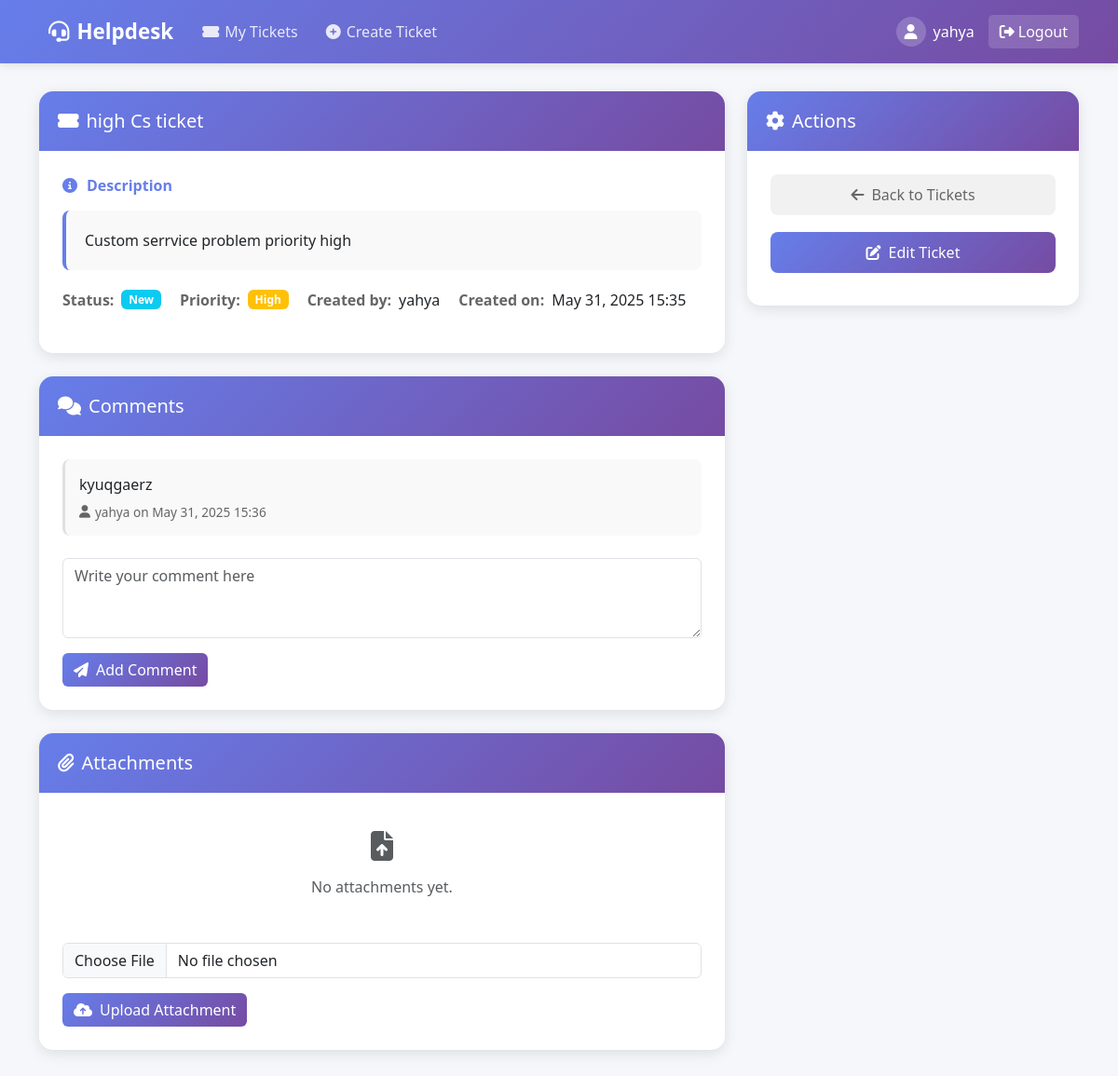
The page /tickets/9/ (signed in) on the database as committed earlier.
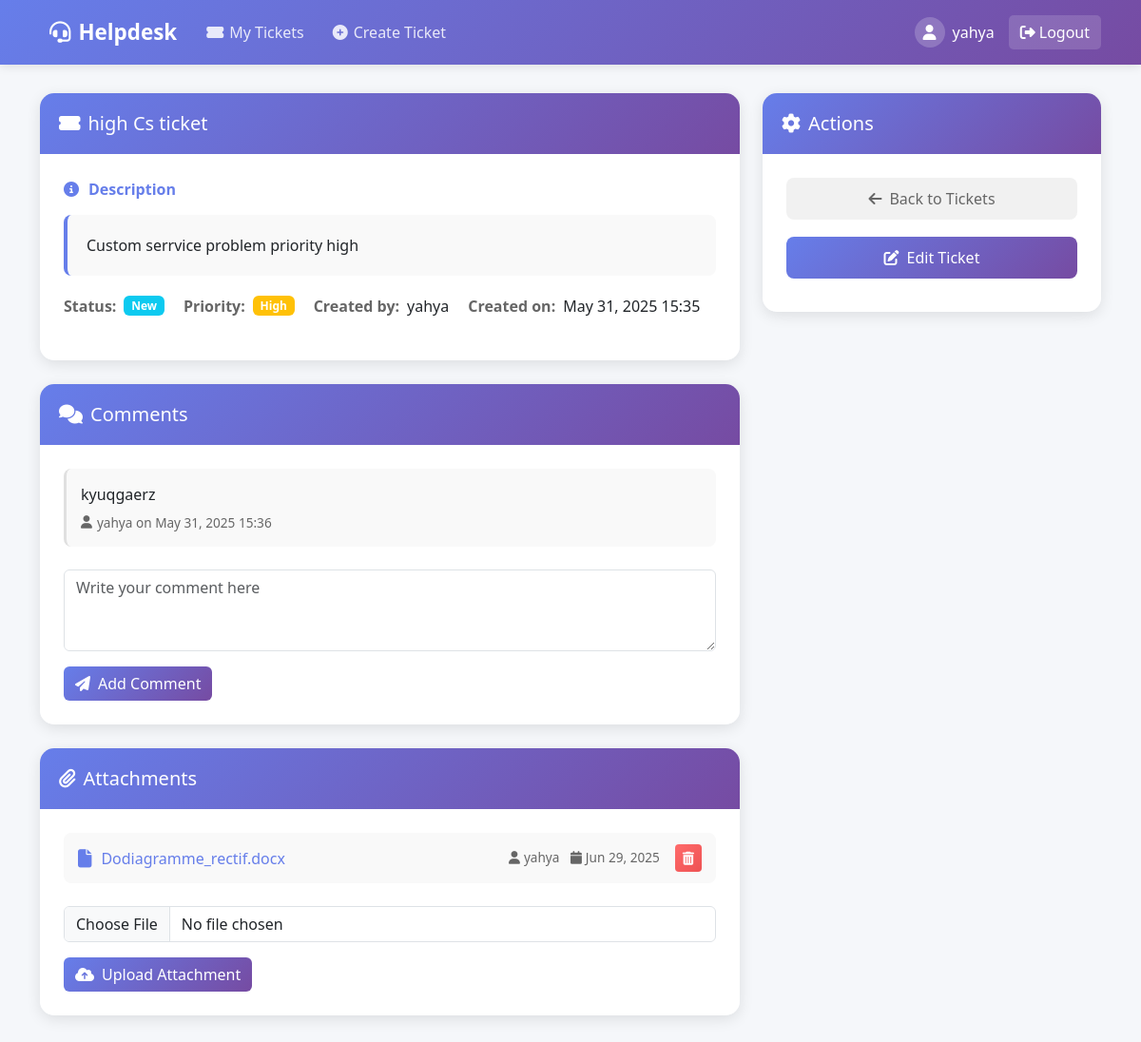
The same page on the database as committed later.
### tickets/models.py (models this page shows, shortened)
class Comment(models.Model):
    ticket = models.ForeignKey(Ticket, on_delete=models.CASCADE, related_name='comments')
    author = models.ForeignKey(User, on_delete=models.CASCADE)
    content = models.TextField()
    created_at = models.DateTimeField(auto_now_add=True)

class Attachment(models.Model):
    ticket = models.ForeignKey(Ticket, on_delete=models.CASCADE, related_name='attachments')
    file = models.FileField(upload_to='ticket_attachments/')
    uploaded_by = models.ForeignKey(User, on_delete=models.CASCADE)
    uploaded_at = models.DateTimeField(auto_now_add=True)

### tickets/views.py (the view, shortened to what this page needs)
# urls.py: path('tickets/<int:pk>/', views.ticket_detail, name='ticket_detail'),
@login_required
def ticket_detail(request, pk):
    ticket = get_object_or_404(Ticket, pk=pk)
    if not (request.user.is_superuser or (request.user.is_staff and request.user.departments.filter(id=ticket.department.id).exists()) or request.user == ticket.created_by):
        messages.error(request, "You don't have permission to view this ticket.")
        return redirect('my_tickets')
    comments = ticket.comments.all().order_by('created_at')
    attachments = ticket.attachments.filter(file__isnull=False).all()  # Only get attachments with valid files
    comment_form = CommentForm()
    attachment_form = AttachmentForm()
    assign_form = None
    if request.user.is_staff and not request.user.is_superuser and request.user.departments.filter(id=ticket.department.id).exists():
        assign_form = AssignTicketForm(instance=ticket, department=ticket.department)
    context = {
        'ticket': ticket,
        'comments': comments,
        'attachments': attachments,
        'comment_form': comment_form,
        'attachment_form': attachment_form,
        'assign_form': assign_form,
    }
    return render(request, 'tickets/ticket_detail.html', context)

### tickets/forms.py
class CommentForm(forms.ModelForm):
    class Meta:
        model = Comment
        fields = ['content']
        widgets = {
            'content': forms.Textarea(attrs={
                'class': 'form-control',
                'rows': 3,
                'placeholder': 'Write your comment here'
            }),
        }

class AttachmentForm(forms.ModelForm):
    file = forms.FileField(
        required=False,
        widget=forms.FileInput(attrs={
            'class': 'form-control',
            'accept': '.pdf,.doc,.docx,.txt,.png,.jpg,.jpeg',
        })
    )
    class Meta:
        model = Attachment
        fields = ['file']

### tickets/templates/tickets/ticket_detail.html (shortened to what the changed rows need)
{% extends 'base.html' %}
{% load ticket_extras %}
{% block content %}
<div class="row">
    <div class="col-md-8">
        <div class="ticket-card">
            <div class="ticket-body">
                {% for comment in comments %}
                <div class="comment-item">
                    <div class="comment-content">{{ comment.content }}</div>
                    <div class="comment-meta">
                        <i class="fas fa-user"></i>
                        {{ comment.author.username }} on {{ comment.created_at|date:"M d, Y H:i" }}
                    </div>
                </div>
                {% empty %}
                <div class="text-center text-muted py-4">
                    <i class="fas fa-comment-slash fa-2x mb-3"></i>
                    <p>No comments yet.</p>
                </div>
                {% endfor %}
            </div>
        </div>
        <div class="ticket-card">
            <div class="ticket-body">
                {% if attachments %}
                <div class="mb-4">
                    {% for attachment in attachments %}
                    <div class="attachment-item">
                        {% if attachment.file %}
                        <a href="{{ attachment.file.url }}" target="_blank" class="attachment-link">
                            <i class="fas fa-file"></i>
                            {{ attachment.file.name|slice:"19:" }}
                        </a>
                        <div class="d-flex align-items-center">
                            <div class="attachment-meta me-3">
                                <i class="fas fa-user me-1"></i>{{ attachment.uploaded_by.username }}
                                <i class="fas fa-calendar ms-2 me-1"></i>{{ attachment.uploaded_at|date:"M d, Y" }}
                            </div>
                            {% if user == attachment.uploaded_by or user == ticket.created_by or user.is_superuser %}
                            <form method="post" action="{% url 'delete_attachment' ticket.id attachment.id %}" class="d-inline">
                                <button type="submit" class="btn btn-danger btn-sm"
                                        onclick="return confirm('Are you sure you want to delete this attachment?')">
                                    <i class="fas fa-trash-alt"></i>
                                </button>
                            </form>
                            {% endif %}
                        </div>
                        {% else %}
                        <div class="attachment-meta">
                            <i class="fas fa-exclamation-circle text-warning"></i> File not found
                        </div>
                        {% endif %}
                    </div>
                    {% endfor %}
                </div>
                {% else %}
                <div class="text-center text-muted py-3 mb-3">
                    <i class="fas fa-file-upload fa-2x mb-3"></i>
                    <p>No attachments yet.</p>
                </div>
                {% endif %}
            </div>
        </div>
    </div>
</div>
{% endblock %}

Rows that differ between the two databases and show on the page:
added Attachment: file.name "Dodiagramme_rectif.docx", uploaded_by.username "yahya", uploaded_at "Jun 29, 2025"
Other text that changed with them:
text no longer shown: "No attachments yet."
